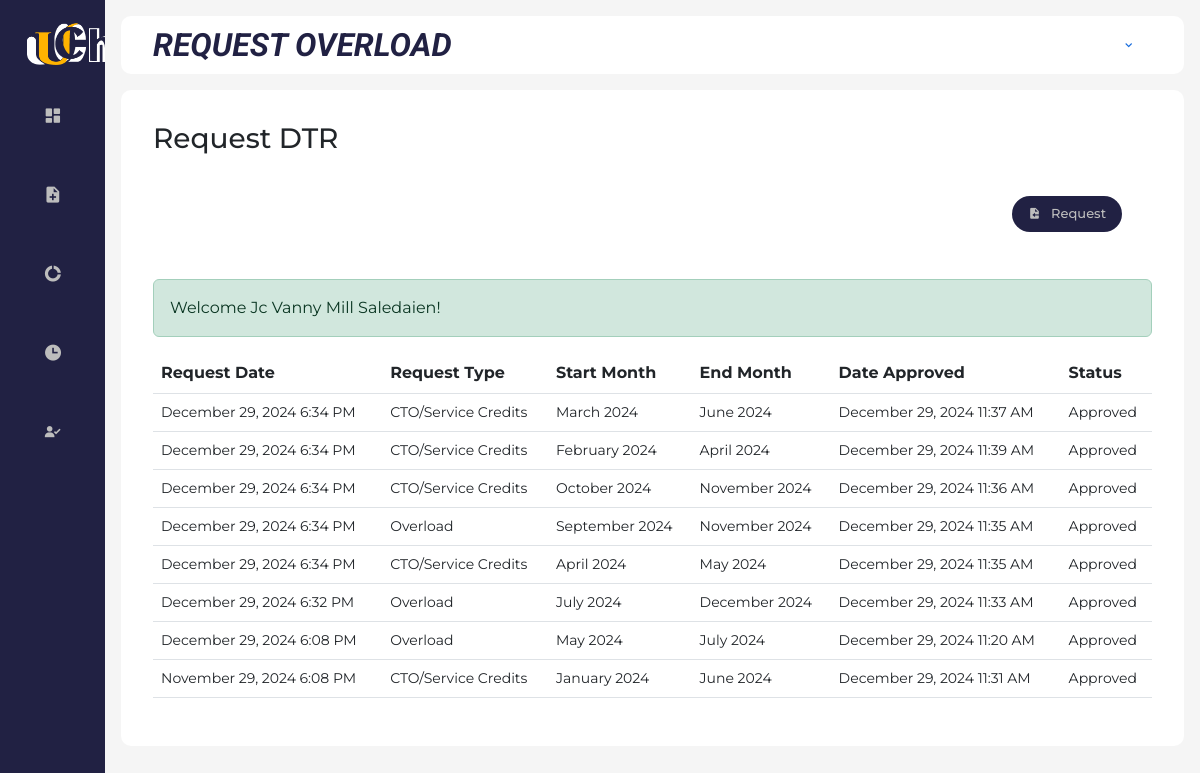
/faculty/f_request.php (signed in), run on the app's committed database.
### tables this page shows
CREATE TABLE `request` (
  `requestId` int(11) NOT NULL,
  `userId` int(11) NOT NULL,
  `requestType` varchar(30) NOT NULL,
  `startMonth` varchar(20) NOT NULL,
  `startYear` int(11) NOT NULL,
  `endMonth` varchar(20) DEFAULT NULL,
  `endYear` int(11) DEFAULT NULL,
  `requestDate` timestamp NOT NULL DEFAULT current_timestamp(),
  `status` enum('Pending','Approved') DEFAULT 'Pending',
  `dateApproved` timestamp NULL DEFAULT NULL
);

### faculty/f_request.php (the view, shortened to what this page needs)
<?php
include('./includes/header.php');
include('./includes/sidebar.php');
include('./includes/topbar.php');
$loggedInUserId = $_SESSION['auth_user']['userId'];
?>
<div class="tabular--wrapper">
    <h3 class="main--title">Request DTR</h3>
    <div class="add">
        <button class="btn-add" data-bs-toggle="modal" data-bs-target="#requestModal">
            <i class='bx bxs-file-import'></i>
            <span class="text">Request</span>
        </button>
    </div>
    <div class="table-container">
        <?php if (isset($_SESSION['status'])): ?>
            <div id="statusAlert" class="alert alert-<?php echo $_SESSION['status_code'] === 'success' ? 'success' : 'danger'; ?> alert-dismissible fade show" role="alert">
                <?php echo $_SESSION['status']; ?>
            </div>
        <?php endif; ?>
        <table class="table">
            <thead>
                <tr>
                    <th>Request Date</th>
                    <th>Request Type</th>
                    <th>Start Month</th>
                    <th>End Month</th>
                    <th>Date Approved</th>
                    <th>Status</th>
                </tr>
            </thead>
            <tbody>
                <?php
                $query = "SELECT requestDate, startMonth, startYear, endMonth, endYear, dateApproved, requestType, status
                        FROM request
                        WHERE userId = ?
                        ORDER BY requestDate DESC";
                $stmt = $con->prepare($query);
                $stmt->bind_param('i', $loggedInUserId);
                $stmt->execute();
                $result = $stmt->get_result();
                if ($result->num_rows > 0) {
                    while ($row = $result->fetch_assoc()) {
                        $requestDate = new DateTime($row['requestDate']);
                        $requestDate->setTimezone(new DateTimeZone('Asia/Manila'));
                        if (!empty($row['dateApproved'])) {
                            $dateApproved = new DateTime($row['dateApproved']);
                            $dateApproved->setTimezone(new DateTimeZone('Asia/Manila'));
                            $dateApprovedFormatted = $dateApproved->format('F j, Y g:i A');
                        } else {
                            $dateApprovedFormatted = '--';
                        }
                        $startMonthYear = htmlspecialchars($row['startMonth']) . ' ' . htmlspecialchars($row['startYear']);
                        if (empty($row['endMonth']) || empty($row['endYear'])) {
                            $endMonthYear = '--';
                        } else {
                            $endMonthYear = htmlspecialchars($row['endMonth']) . ' ' . htmlspecialchars($row['endYear']);
                        }
                        echo "<tr>
                                <td>" . htmlspecialchars($requestDate->format('F j, Y g:i A')) . "</td>
                                <td>" . htmlspecialchars($row['requestType']) . "</td>
                                <td>" . $startMonthYear . "</td>
                                <td>" . $endMonthYear . "</td>
                                <td>" . htmlspecialchars($dateApprovedFormatted) . "</td>
                                <td>" . htmlspecialchars($row['status']) . "</td>
                            </tr>";
                    }
                } else {
                    echo "<tr>
                            <td colspan='8' class='text-center'>No requests found</td>
                        </tr>";
                }
                ?>
            </tbody>
        </table>
    </div>
</div>
<?php
include('./includes/footer.php');
?>

### assets/style.css (style rules this page uses)
:root { --montserrat:'Montserrat', sans-serif; --nunito:'Nunito', sans-serif; --roboto:'Roboto', sans-serif; --light:#fff; --hover:#464662; --bg: #212143; --h1:#212143; --h1-blur:#212143cb; --text:#BDBDBD; --text-black:#05051d; --num:#146ADC; --cards:#A1BEEA; --bg-light:#FFFFFF; --bg-dark:#F5F5F5; --bg-darker:#B5B5C0; --tb-dark:#dddde2; --tb-ligt:#F5F5F5; --yellow:#F0B732; --staff:#A1BEEA; --faculty:#212143; --hr:#0066ff; --red:#ff0022; }
html { background: var(--html); }
body { display: flex; }
.tabular--wrapper .add { display: flex; align-items: center; grid-gap: 16px; padding: 2rem 3%; justify-content: end; }
.tabular--wrapper .add .btn-add { height: 36px; display: inline-flex; padding: 0 16px; text-decoration: none; border-radius: 36px; background: var(--bg); color: var(--text); font-size: 13px; font-weight: 600; font-family: var(--nunito); display: flex; justify-content: center; align-items: center; grid-gap: 10px; font-weight: 500; cursor: pointer; }
.tabular--wrapper { background: var(--light); margin-top: 1rem; border-radius: 10px; padding: 2rem; }
.table-container { width: 100%; }
table { width: 100%; border-collapse: collapse; }
thead { background: var(--bg); color: var(--text); }
th { padding: 15px; text-align: left; }
tbody { background: var(--bg-dark); }
td { padding: 15px; font-size: 14px; }
tr:nth-child(even) { background:var(--tb-dark); }
.alert { padding: 10px 20px; margin: 15px 0; border-radius: 5px; color: #fff; background-color: #28a745; border: 1px solid #28a745; position: relative; animation: fadeIn 0.5s, fadeOut 0.5s 2.5s; }

### assets/profile.css (style rules this page uses)
:root { --montserrat:'Montserrat', sans-serif; --nunito:'Nunito', sans-serif; --light:#fff; --hover:#464662; --bg: #212143; --h1:#212143; --h1-blur:#212143cb; --text:#BDBDBD; --text-black:#05051d; --num:#146ADC; --cards:#A1BEEA; --bg-light:#FFFFFF; --bg-dark:#F5F5F5; --bg-darker:#B5B5C0; --tb-dark:#dddde2; --tb-ligt:#F5F5F5; --yellow:#F0B732; --staff:#A1BEEA; --faculty:#212143; --hr:#0066ff; --red:#ff0022; --prof:#b0b0bd; }

### data on the page
request: requestDate "December 29, 2024 6:34 PM", requestType "CTO/Service Credits", startMonthYear "March 2024", endMonthYear "June 2024", dateApproved "December 29, 2024 11:37 AM", status "Approved"
request: requestDate "December 29, 2024 6:34 PM", requestType "CTO/Service Credits", startMonthYear "February 2024", endMonthYear "April 2024", dateApproved "December 29, 2024 11:39 AM", status "Approved"
request: requestDate "December 29, 2024 6:34 PM", requestType "CTO/Service Credits", startMonthYear "October 2024", endMonthYear "November 2024", dateApproved "December 29, 2024 11:36 AM", status "Approved"
request: requestDate "December 29, 2024 6:34 PM", requestType "Overload", startMonthYear "September 2024", endMonthYear "November 2024", dateApproved "December 29, 2024 11:35 AM", status "Approved"
request: requestDate "December 29, 2024 6:34 PM", requestType "CTO/Service Credits", startMonthYear "April 2024", endMonthYear "May 2024", dateApproved "December 29, 2024 11:35 AM", status "Approved"
request: requestDate "December 29, 2024 6:32 PM", requestType "Overload", startMonthYear "July 2024", endMonthYear "December 2024", dateApproved "December 29, 2024 11:33 AM", status "Approved"
request: requestDate "December 29, 2024 6:08 PM", requestType "Overload", startMonthYear "May 2024", endMonthYear "July 2024", dateApproved "December 29, 2024 11:20 AM", status "Approved"
request: requestDate "November 29, 2024 6:08 PM", requestType "CTO/Service Credits", startMonthYear "January 2024", endMonthYear "June 2024", dateApproved "December 29, 2024 11:31 AM", status "Approved"

### other printed values
$_SESSION['status'] "Welcome Jc Vanny Mill Saledaien!"
